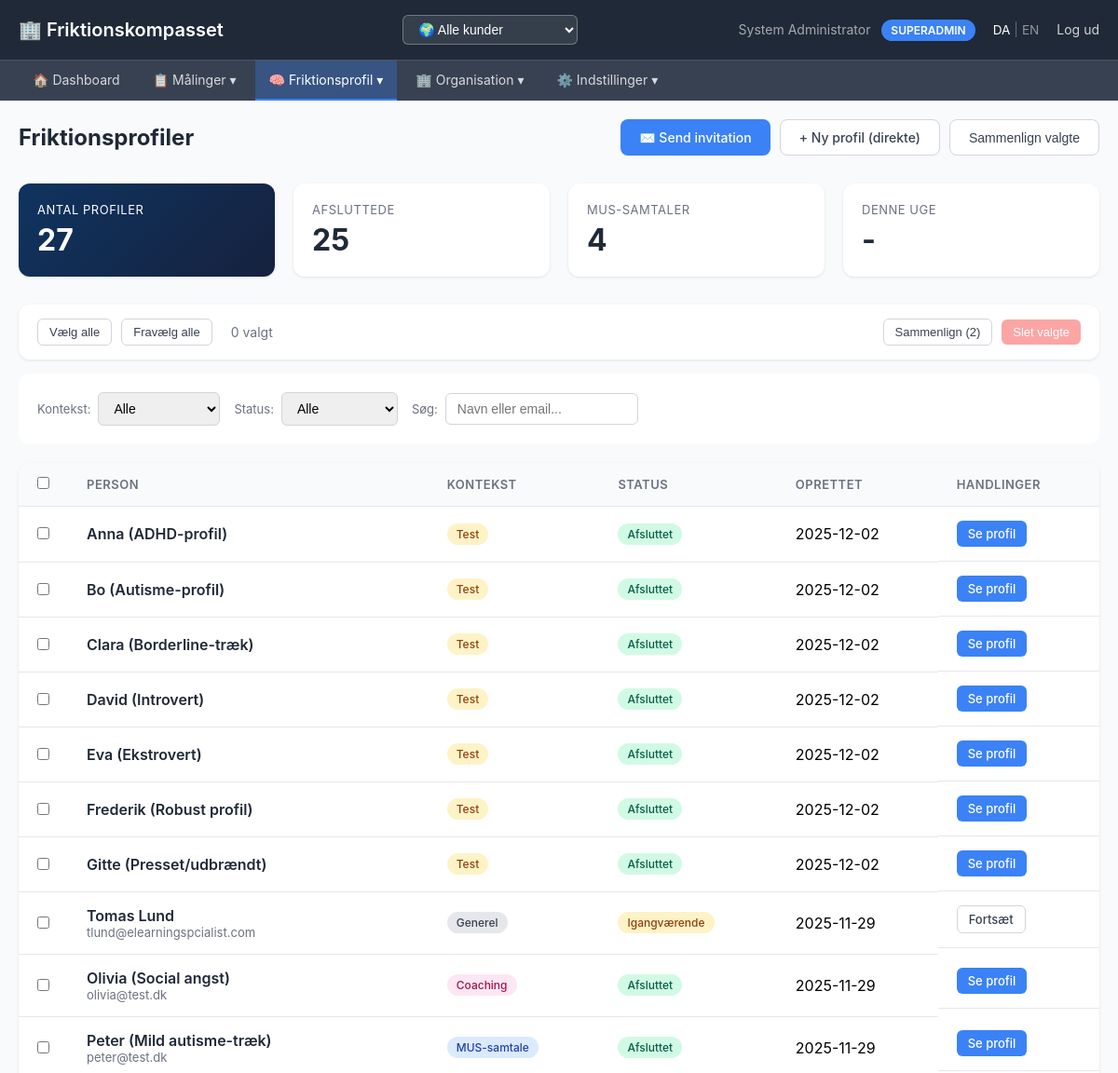
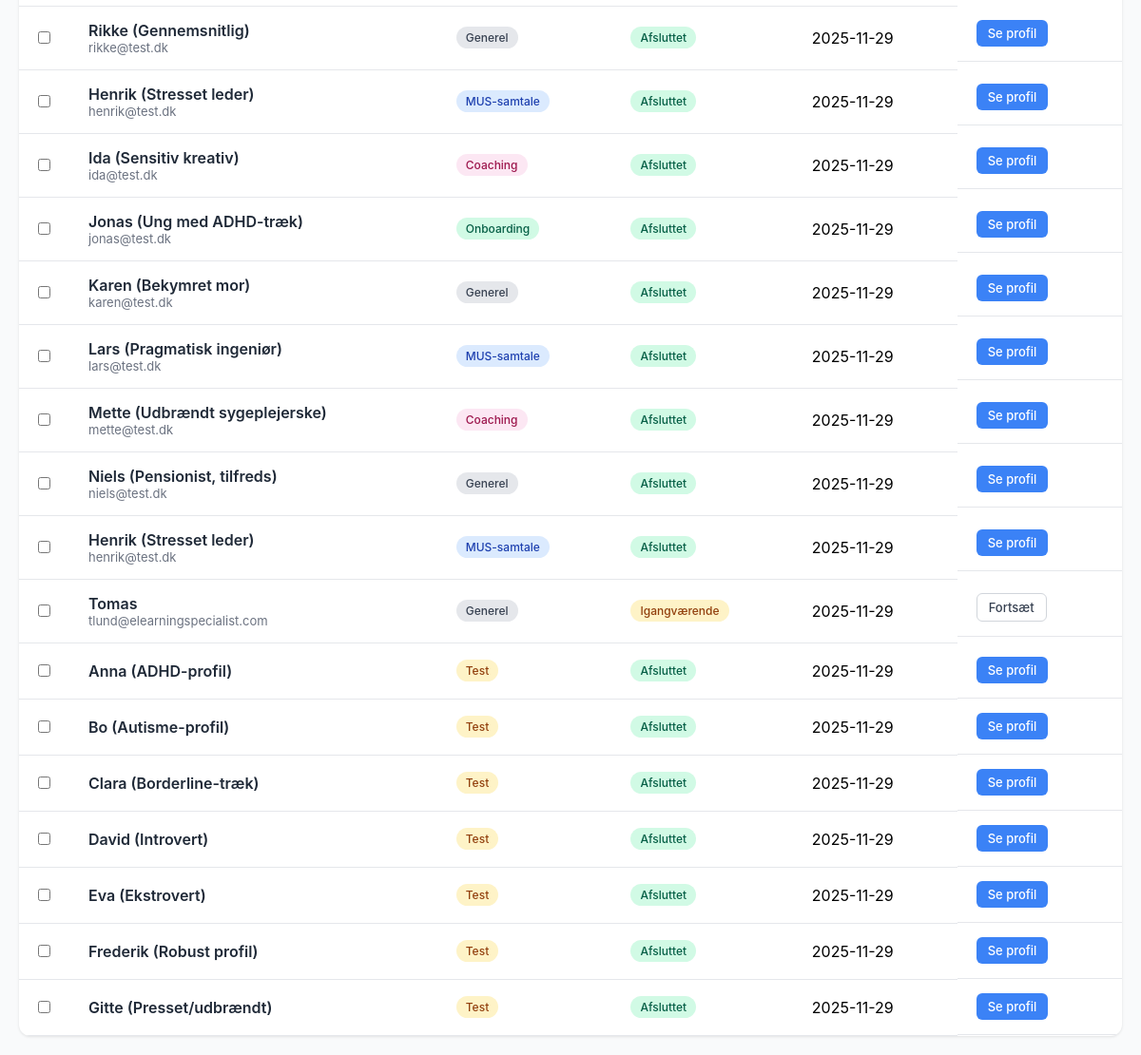
The app's page /admin/profiler (signed in) with its own data (2 pictures, top to bottom).
### tables this page shows
CREATE TABLE profil_sessions (
                id TEXT PRIMARY KEY,
                person_name TEXT,
                person_email TEXT,
                context TEXT DEFAULT 'general',

                -- Valgfri kobling til organisation
                customer_id TEXT,
                unit_id TEXT,

                -- Metadata
                is_complete INTEGER DEFAULT 0,
                created_at TIMESTAMP DEFAULT CURRENT_TIMESTAMP,
                completed_at TIMESTAMP, measurement_type TEXT DEFAULT 'profile', situation_context TEXT,

                FOREIGN KEY (customer_id) REFERENCES customers(id),
                FOREIGN KEY (unit_id) REFERENCES organizational_units(id)
            );

### admin_app.py (the view)
@app.route('/admin/profiler')
@login_required
def profil_admin_list():
    user = session['user']
    customer_id = None
    if user['role'] not in ('admin', 'superadmin'):
        customer_id = user.get('customer_id')
    sessions = list_profil_sessions(customer_id=customer_id, include_incomplete=True)
    return render_template('profil/admin_list.html', sessions=sessions)

### admin_app.py (called while the page is built)
@app.before_request
def detect_domain():
    host = request.host.split(':')[0].lower()  # Remove port if present
    domain_config = get_domain_config(host)
    if domain_config:
        g.domain_config = domain_config
        if 'language' not in session:
            session['language'] = domain_config.get('default_language', 'da')
        if domain_config.get('customer_id') and 'user' in session:
            if session['user']['role'] in ('admin', 'superadmin') and 'customer_filter' not in session:
                session['customer_filter'] = domain_config['customer_id']
    else:
        g.domain_config = None

@app.context_processor
def inject_domain_config():
    return {
        'domain_config': getattr(g, 'domain_config', None)
    }

@app.context_processor
def inject_translation_helpers():
    return {
        't': t,
        'get_user_language': get_user_language,
        'supported_languages': SUPPORTED_LANGUAGES
    }

def login_required(f):
    @wraps(f)
    def decorated_function(*args, **kwargs):
        if 'user' not in session:
            flash('Du skal være logget ind for at se denne side', 'error')
            return redirect(url_for('login'))
        return f(*args, **kwargs)
    return decorated_function

### db_hierarchical.py (called while the page is built)
@contextmanager
def get_db():
    conn = sqlite3.connect(DB_PATH, timeout=30.0)
    conn.row_factory = sqlite3.Row
    conn.execute("PRAGMA foreign_keys=ON")
    conn.execute("PRAGMA journal_mode=WAL")
    try:
        yield conn
        conn.commit()
    finally:
        conn.close()

### db_multitenant.py (called while the page is built)
@contextmanager
def get_db():
    conn = sqlite3.connect(DB_PATH)
    conn.row_factory = sqlite3.Row
    conn.execute("PRAGMA foreign_keys=ON")
    try:
        yield conn
        conn.commit()
    finally:
        conn.close()

def get_domain_config(domain: str) -> Optional[Dict]:
    with get_db() as conn:
        row = conn.execute("""
            SELECT d.*, c.name as customer_name
            FROM domains d
            LEFT JOIN customers c ON d.customer_id = c.id
            WHERE d.domain = ? AND d.is_active = 1
        """, (domain.lower(),)).fetchone()
        if row:
            return dict(row)
        return None

### db_profil.py (called while the page is built)
@contextmanager
def get_db():
    conn = sqlite3.connect(DB_PATH, timeout=30.0)
    conn.row_factory = sqlite3.Row
    conn.execute("PRAGMA journal_mode=WAL")
    try:
        yield conn
        conn.commit()
    finally:
        conn.close()

### templates/profil/admin_list.html (shortened to what this page needs)
{% extends "admin/layout.html" %}
{% block content %}
<div class="page-header">
    <h1>Friktionsprofiler</h1>
    <div class="header-actions">
        <a href="/admin/profil/invite" class="btn btn-primary">
            ✉️ Send invitation
        </a>
        <a href="/profil/start" class="btn btn-secondary" target="_blank">
            + Ny profil (direkte)
        </a>
        <button class="btn btn-secondary" onclick="startCompare()">
            Sammenlign valgte
        </button>
    </div>
</div>
<div class="stats-grid">
    <div class="stat-card highlight">
        <div class="label">Antal profiler</div>
        <div class="value">{{ sessions|length }}</div>
    </div>
    <div class="stat-card">
        <div class="label">Afsluttede</div>
        <div class="value">{{ sessions|selectattr('is_complete', 'equalto', 1)|list|length }}</div>
    </div>
    <div class="stat-card">
        <div class="label">MUS-samtaler</div>
        <div class="value">{{ sessions|selectattr('context', 'equalto', 'mus')|list|length }}</div>
    </div>
    <div class="stat-card">
        <div class="label">Denne uge</div>
        <div class="value">-</div>
    </div>
</div>
<div class="batch-toolbar">
    <div class="batch-left">
        <button class="btn btn-secondary btn-small" onclick="selectAll()">Vælg alle</button>
        <button class="btn btn-secondary btn-small" onclick="clearSelection()">Fravælg alle</button>
        <span class="selected-info" id="selectedInfo">0 valgt</span>
    </div>
    <div class="batch-right">
        <button class="btn btn-secondary btn-small" onclick="compareSelected()" id="compareBtnTop" disabled>
            Sammenlign (2)
        </button>
        <button class="btn btn-danger btn-small" onclick="deleteSelected()" id="deleteBtnTop" disabled>
            Slet valgte
        </button>
    </div>
</div>
<div class="filters">
    <div class="filter-group">
        <label>Kontekst:</label>
        <select id="filterContext">
            <option value="">Alle</option>
        </select>
    </div>
    <div class="filter-group">
        <label>Status:</label>
        <select id="filterStatus">
            <option value="">Alle</option>
        </select>
    </div>
    <div class="filter-group">
        <label>Søg:</label>
        <input type="text" id="searchInput" placeholder="Navn eller email...">
    </div>
</div>
<div class="profiles-table">
    {% if sessions %}
    <table id="profilesTable">
        <thead>
            <tr>
                <th style="width: 40px;"><input type="checkbox" id="selectAll"></th>
                <th>Person</th>
                <th>Kontekst</th>
                <th>Status</th>
                <th>Oprettet</th>
                <th>Handlinger</th>
            </tr>
        </thead>
        <tbody>
            {% for s in sessions %}
            <tr data-id="{{ s.id }}" data-context="{{ s.context }}" data-status="{{ 'complete' if s.is_complete else 'incomplete' }}" data-name="{{ s.person_name or '' }}">
                <td><input type="checkbox" class="profile-select" value="{{ s.id }}" data-name="{{ s.person_name or 'Unavngivet' }}"></td>
                <td>
                    <div class="profile-name">{{ s.person_name or 'Unavngivet' }}</div>
                    {% if s.person_email %}
                    <div class="profile-email">{{ s.person_email }}</div>
                    {% endif %}
                </td>
                <td>
                    <span class="context-badge context-{{ s.context or 'general' }}">
                        {% if s.context == 'mus' %}MUS-samtale
                        {% elif s.context == 'coaching' %}Coaching
                        {% elif s.context == 'konflikt' %}Konflikt
                        {% elif s.context == 'onboarding' %}Onboarding
                        {% elif s.context == 'test' %}Test
                        {% else %}Generel{% endif %}
                    </span>
                </td>
                <td>
                    <span class="status-badge status-{{ 'complete' if s.is_complete else 'incomplete' }}">
                        {{ 'Afsluttet' if s.is_complete else 'Igangværende' }}
                    </span>
                </td>
                <td>{{ s.created_at[:10] if s.created_at else '-' }}</td>
                <td class="actions-cell">
                    {% if s.is_complete %}
                    <a href="/profil/{{ s.id }}/report" class="btn btn-primary btn-small" target="_blank">
                        Se profil
                    </a>
                    {% else %}
                    <a href="/profil/{{ s.id }}" class="btn btn-secondary btn-small" target="_blank">
                        Fortsæt
                    </a>
                    {% endif %}
                </td>
            </tr>
            {% endfor %}
        </tbody>
    </table>
    {% endif %}
</div>
{% endblock %}

### templates/profil/admin_list.html (style rules this page uses)
.page-header { display: flex; justify-content: space-between; align-items: center; margin-bottom: 30px; }
.page-header h1 { font-size: 24px; color: #1f2937; }
.header-actions { display: flex; gap: 10px; }
.btn { padding: 10px 20px; border-radius: 8px; font-weight: 500; text-decoration: none; display: inline-flex; align-items: center; gap: 8px; transition: all 0.2s; border: none; cursor: pointer; font-size: 14px; }
.btn-primary { background: #3b82f6; color: white; }
.btn-secondary { background: white; color: #374151; border: 1px solid #d1d5db; }
.btn-danger { background: #ef4444; color: white; }
.btn-danger:disabled { background: #fca5a5; cursor: not-allowed; }
.batch-toolbar { background: white; padding: 15px 20px; border-radius: 12px; margin-bottom: 15px; display: flex; justify-content: space-between; align-items: center; box-shadow: 0 1px 3px rgba(0,0,0,0.1); }
.batch-left, .batch-right { display: flex; align-items: center; gap: 10px; }
.selected-info { font-size: 14px; color: #6b7280; margin-left: 10px; }
.stats-grid { display: grid; grid-template-columns: repeat(auto-fit, minmax(200px, 1fr)); gap: 20px; margin-bottom: 30px; }
.stat-card { background: white; padding: 20px; border-radius: 12px; box-shadow: 0 1px 3px rgba(0,0,0,0.1); }
.stat-card .label { font-size: 13px; color: #6b7280; text-transform: uppercase; letter-spacing: 0.5px; }
.stat-card .value { font-size: 32px; font-weight: 700; color: #1f2937; margin-top: 5px; }
.stat-card.highlight { background: linear-gradient(135deg, #0f3460 0%, #16213e 100%); }
.stat-card.highlight .label, .stat-card.highlight .value { color: white; }
.filters { background: white; padding: 20px; border-radius: 12px; margin-bottom: 20px; display: flex; gap: 15px; align-items: center; flex-wrap: wrap; }
.filter-group { display: flex; align-items: center; gap: 8px; }
.filter-group label { font-size: 13px; color: #6b7280; }
.filter-group select, .filter-group input { padding: 8px 12px; border: 1px solid #d1d5db; border-radius: 6px; font-size: 14px; }
.profiles-table { background: white; border-radius: 12px; box-shadow: 0 1px 3px rgba(0,0,0,0.1); overflow: hidden; }
table { width: 100%; border-collapse: collapse; }
th, td { padding: 15px 20px; text-align: left; border-bottom: 1px solid #e5e7eb; }
th { background: #f9fafb; font-weight: 600; font-size: 13px; color: #6b7280; text-transform: uppercase; letter-spacing: 0.5px; }
.profile-name { font-weight: 600; color: #1f2937; }
.profile-email { font-size: 13px; color: #6b7280; }
.context-badge { display: inline-block; padding: 4px 10px; border-radius: 12px; font-size: 12px; font-weight: 500; }
.context-general { background: #e5e7eb; color: #374151; }
.context-mus { background: #dbeafe; color: #1e40af; }
.context-coaching { background: #fce7f3; color: #9d174d; }
.context-onboarding { background: #d1fae5; color: #065f46; }
.context-test { background: #fef3c7; color: #92400e; }
.status-badge { display: inline-block; padding: 4px 10px; border-radius: 12px; font-size: 12px; font-weight: 500; }
.status-complete { background: #d1fae5; color: #065f46; }
.status-incomplete { background: #fef3c7; color: #92400e; }
.actions-cell { display: flex; gap: 8px; }
.btn-small { padding: 6px 12px; font-size: 13px; border-radius: 6px; }

### records on screen
profil_sessions: person_name "Anna (ADHD-profil)", context "Test", is_complete "Afsluttet", created_at "2025-12-02"
profil_sessions: person_name "Bo (Autisme-profil)", context "Test", is_complete "Afsluttet", created_at "2025-12-02"
profil_sessions: person_name "Clara (Borderline-træk)", context "Test", is_complete "Afsluttet", created_at "2025-12-02"
profil_sessions: person_name "David (Introvert)", context "Test", is_complete "Afsluttet", created_at "2025-12-02"
profil_sessions: person_name "Eva (Ekstrovert)", context "Test", is_complete "Afsluttet", created_at "2025-12-02"
profil_sessions: person_name "Frederik (Robust profil)", context "Test", is_complete "Afsluttet", created_at "2025-12-02"
profil_sessions: person_name "Gitte (Presset/udbrændt)", context "Test", is_complete "Afsluttet", created_at "2025-12-02"
profil_sessions: person_name "Tomas Lund", person_email "tlund@elearningspcialist.com", context "Generel", is_complete "Igangværende", created_at "2025-11-29"
profil_sessions: person_name "Olivia (Social angst)", person_email "olivia@test.dk", context "Coaching", is_complete "Afsluttet", created_at "2025-11-29"
profil_sessions: person_name "Peter (Mild autisme-træk)", person_email "peter@test.dk", context "MUS-samtale", is_complete "Afsluttet", created_at "2025-11-29"
profil_sessions: person_name "Rikke (Gennemsnitlig)", person_email "rikke@test.dk", context "Generel", is_complete "Afsluttet", created_at "2025-11-29"
profil_sessions: person_name "Henrik (Stresset leder)", person_email "henrik@test.dk", context "MUS-samtale", is_complete "Afsluttet", created_at "2025-11-29"
profil_sessions: person_name "Ida (Sensitiv kreativ)", person_email "ida@test.dk", context "Coaching", is_complete "Afsluttet", created_at "2025-11-29"
profil_sessions: person_name "Jonas (Ung med ADHD-træk)", person_email "jonas@test.dk", context "Onboarding", is_complete "Afsluttet", created_at "2025-11-29"
profil_sessions: person_name "Karen (Bekymret mor)", person_email "karen@test.dk", context "Generel", is_complete "Afsluttet", created_at "2025-11-29"
profil_sessions: person_name "Lars (Pragmatisk ingeniør)", person_email "lars@test.dk", context "MUS-samtale", is_complete "Afsluttet", created_at "2025-11-29"
profil_sessions: person_name "Mette (Udbrændt sygeplejerske)", person_email "mette@test.dk", context "Coaching", is_complete "Afsluttet", created_at "2025-11-29"
profil_sessions: person_name "Niels (Pensionist, tilfreds)", person_email "niels@test.dk", context "Generel", is_complete "Afsluttet", created_at "2025-11-29"
profil_sessions: person_name "Henrik (Stresset leder)", person_email "henrik@test.dk", context "MUS-samtale", is_complete "Afsluttet", created_at "2025-11-29"
profil_sessions: person_name "Tomas", person_email "tlund@elearningspecialist.com", context "Generel", is_complete "Igangværende", created_at "2025-11-29"
profil_sessions: person_name "Anna (ADHD-profil)", context "Test", is_complete "Afsluttet", created_at "2025-11-29"
profil_sessions: person_name "Bo (Autisme-profil)", context "Test", is_complete "Afsluttet", created_at "2025-11-29"
profil_sessions: person_name "Clara (Borderline-træk)", context "Test", is_complete "Afsluttet", created_at "2025-11-29"
profil_sessions: person_name "David (Introvert)", context "Test", is_complete "Afsluttet", created_at "2025-11-29"
profil_sessions: person_name "Eva (Ekstrovert)", context "Test", is_complete "Afsluttet", created_at "2025-11-29"
profil_sessions: person_name "Frederik (Robust profil)", context "Test", is_complete "Afsluttet", created_at "2025-11-29"
profil_sessions: person_name "Gitte (Presset/udbrændt)", context "Test", is_complete "Afsluttet", created_at "2025-11-29"

### other values on screen
{{ session.user.name }} "System Administrator"
{{ session.user.role|upper }} "SUPERADMIN"
{{ t('nav.logout') }} "Log ud"
{{ t('nav.dashboard') }} "Dashboard"
{{ t('nav.maalinger', 'Målinger') }} "Målinger"
{{ t('nav.friktionsprofil', 'Friktionsprofil') }} "Friktionsprofil"
{{ t('nav.organisation', 'Organisation') }} "Organisation"
{{ t('nav.indstillinger') }} "Indstillinger"
{{ sessions|length }} "27"
{{ sessions|selectattr('is_complete', 'equalto', 1)|list|length }} "25"
{{ sessions|selectattr('context', 'equalto', 'mus')|list|length }} "4"
